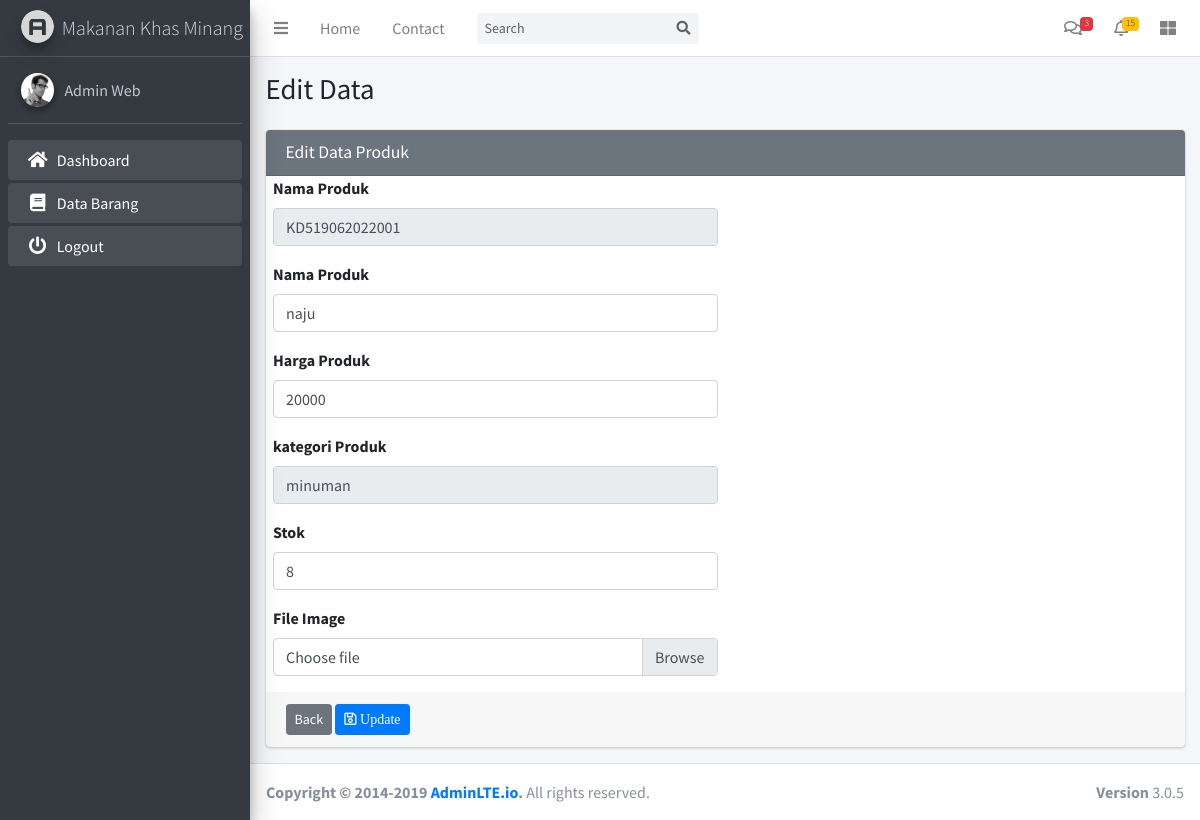
/c_admin/edit_produk/1, run on the app's committed database.
### tables this page shows
CREATE TABLE `tb_produk` (
  `id_produk` int(11) NOT NULL,
  `kode_produk` varchar(255) NOT NULL,
  `nama_produk` varchar(255) NOT NULL,
  `harga_produk` varchar(255) NOT NULL,
  `kategori` varchar(255) NOT NULL,
  `stok_produk` varchar(255) NOT NULL,
  `image` varchar(255) NOT NULL,
  `tanggal` int(255) NOT NULL
);

### application/controllers/C_admin.php (called while the page is built, shortened)
<?php
class C_admin extends CI_Controller {
    public function __construct()
    {
        $this->load->library('upload');
    }
     public function edit_produk($id)
     {
         $data['edit'] = $this->Model->edit_produk($id);
        $this->load->view('admin/header');
        $this->load->view('admin/edit_produk',$data);
        $this->load->view('admin/footer');
     }
}
?>

### index.php (called while the page is built, shortened)
<?php
require_once BASEPATH.'core/CodeIgniter.php';

### application/models/Model.php (called while the page is built, shortened)
<?php
class Model extends Ci_Model{
   public function edit_produk($id)
   {
   $this->db->where('id_produk',$id);
   return $this->db->get('tb_produk')->row_array();
   }
}
?>

### application/views/admin/Edit_produk.php (the view, shortened to what this page needs)
<div class="content-wrapper">
  <section class="content-header">
    <div class="container-fluid">
      <div class="row mb-2">
        <div class="col-sm-6">
          <h1>Edit Data </h1>
        </div>
      </div>
    </div>
  </section>
  <section class="content">
    <div class="container-fluid">
      <div class="row">
        <div class="col-md-12">
          <div class="card card-secondary">
            <div class="card-header">
              <h3 class="card-title">Edit Data Produk</h3>
            </div>
                <form action="<?=base_url();?>c_admin/update/<?=$edit['id_produk'];?>" method="POST" enctype="multipart/form-data">
                <div class="col-md-6">
                <div class="form-group">
                  <label for="exampleInputEmail1">Nama Produk</label>
                  <input type readonly="text" name="kode_produk" value="<?=$edit['kode_produk'];?>" class="form-control" id="exampleInputEmail1" placeholder="Enter email">
                </div>
                <div class="form-group">
                  <label for="exampleInputEmail1">Nama Produk</label>
                  <input type="text" name="nama_produk" value="<?=$edit['nama_produk'];?>" class="form-control" id="exampleInputEmail1" placeholder="Enter email">
                </div>
                <div class="form-group">
                  <label for="exampleInputEmail1">Harga Produk</label>
                  <input type="text" name="harga_produk" value="<?=$edit['harga_produk'];?>" class="form-control" id="exampleInputEmail1" placeholder="Enter email">
                </div>
                <div class="form-group">
                  <label for="exampleInputEmail1">kategori Produk</label>
                  <input type readonly="text" name="kategori" value="<?=$edit['kategori'];?>" class="form-control" id="exampleInputEmail1" placeholder="Enter email">
                </div>
                <div class="form-group">
                  <label for="exampleInputEmail1">Stok</label>
                  <input type="text" name="stok_produk" value="<?=$edit['stok_produk'];?>" class="form-control" id="exampleInputEmail1" placeholder="Enter email">
                </div>
                 <div class="form-group">
                  <label for="exampleInputFile">File Image</label>
                  <div class="input-group">
                    <div class="custom-file">
                      <label class="custom-file-label" for="exampleInputFile">Choose file</label>
                    </div>
                  </div>
                </div>
              </div>
              <div class="card-footer">
                <a href="<?=base_url();?>c_admin/tb_produk" class="btn btn-secondary btn-sm">Back</a>
                <button type="submit" class="btn btn-primary btn-sm fa fa-save"> Update</button>
              </div>
            </form>
          </div>
        </div>
      </div>
    </div>
  </section>
</div>

### data on the page
tb_produk: kode_produk "KD519062022001", nama_produk "naju", harga_produk "20000", kategori "minuman", stok_produk "8"
